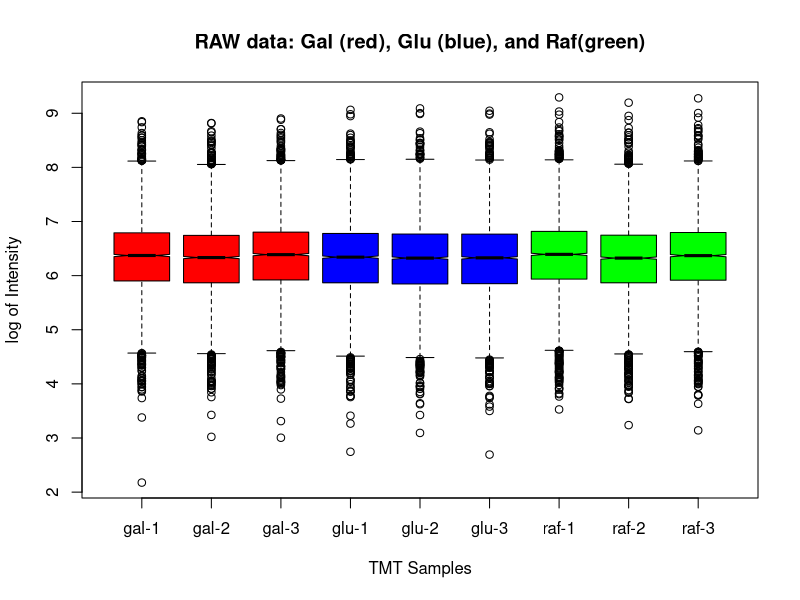
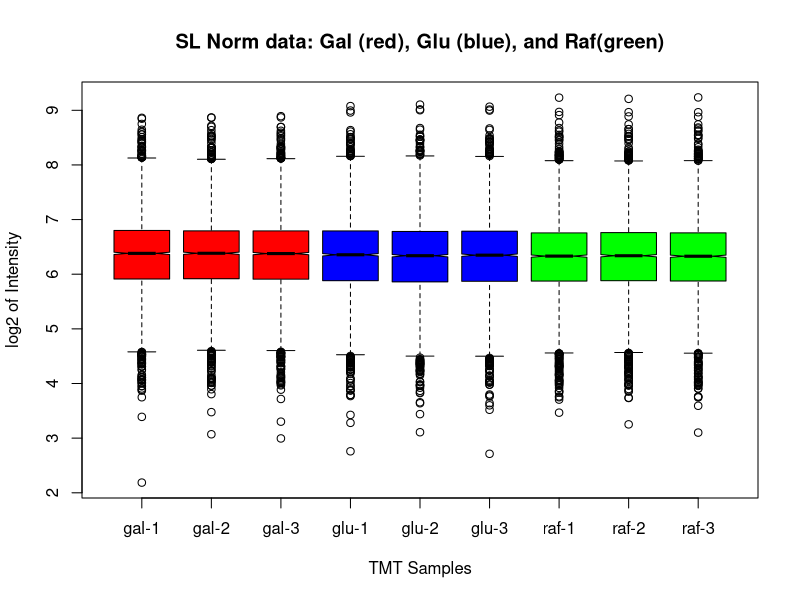
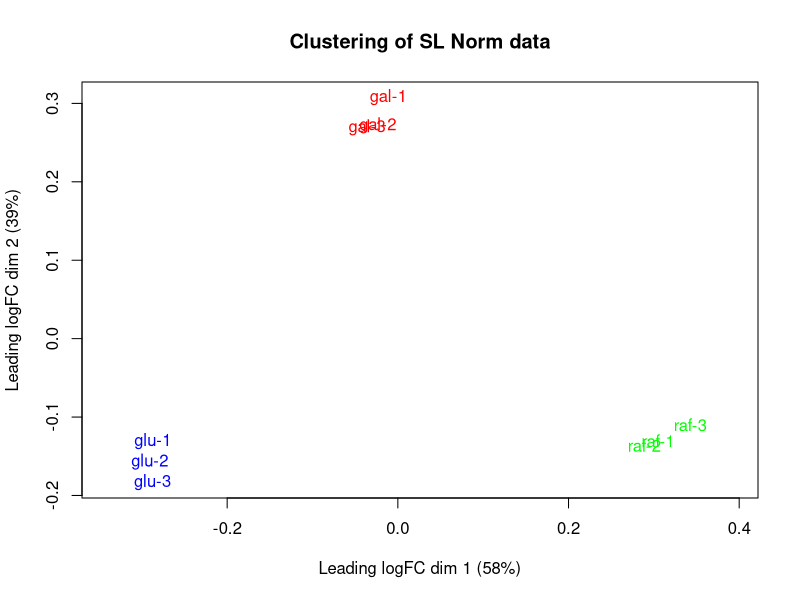
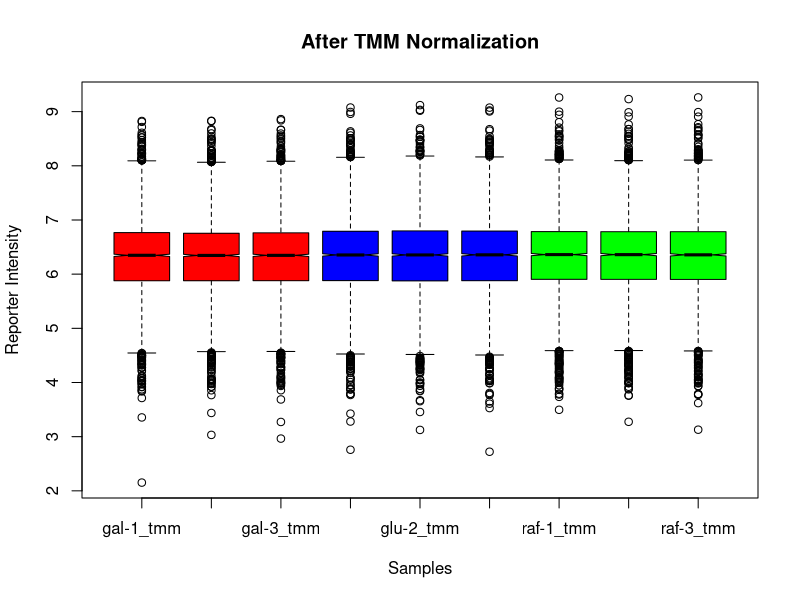
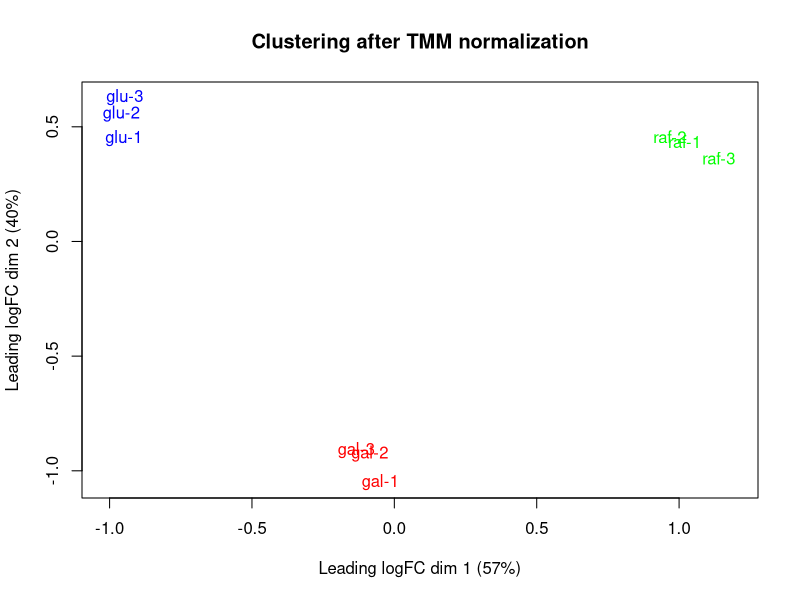
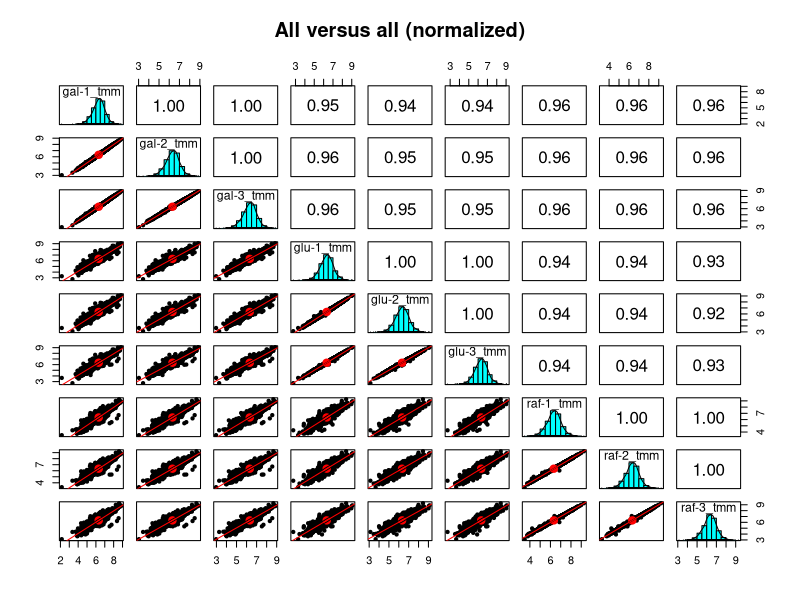
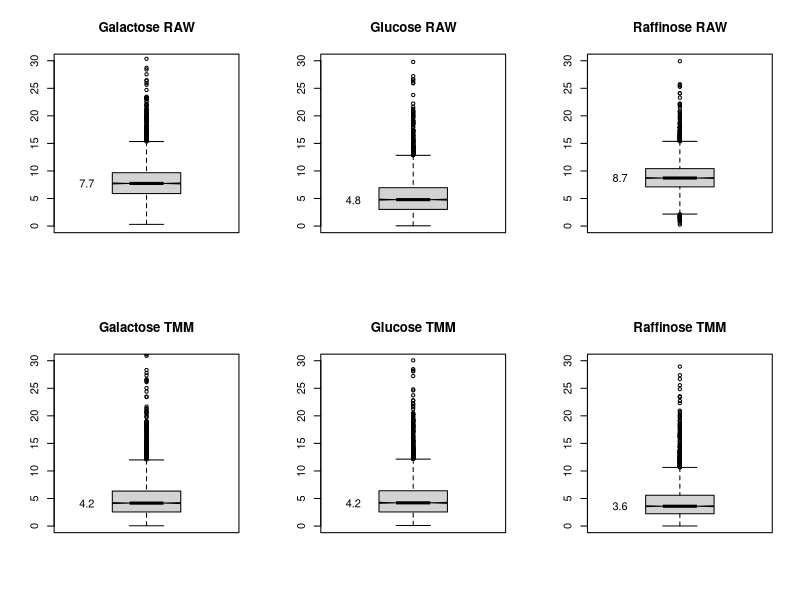
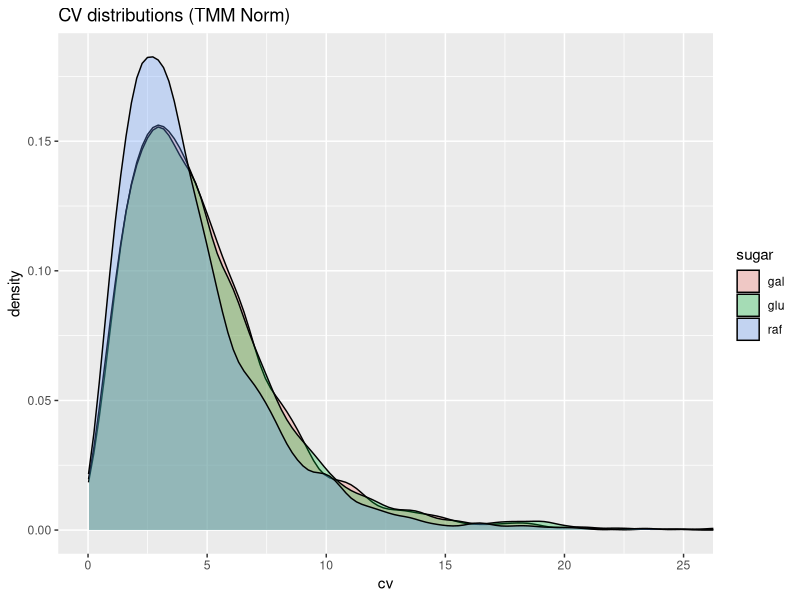

Generate these figures, in order, with R:

# load libraries first
library("psych")
library("tidyverse")
library("stringr")
library("gridExtra")
library("scales")
library("edgeR")
library("limma")

# load the data file into a data tibble 
raw_data <- read_tsv(file = "./results_files/R-input.txt")

# separate row identifiers from the data
accession <- raw_data$Accession
psm_counts <- raw_data$PSMs_Used_CarbonSources
tmt_raw <- raw_data %>% select(-c(Accession, PSMs_Used_CarbonSources))

# let's use more descriptive column names
colnames(tmt_raw) <- c("gal-1", "gal-2", "gal-3", 
                        "glu-1", "glu-2", "glu-3",
                        "raf-1", "raf-2", "raf-3")
nrow(tmt_raw)

# let's see what the starting data look like
# set a 3 by 3 color vector
color_vector <- rep(c("red", "blue", "green"), each = 3)

# boxplots of RAW log intensities
boxplot(log10(tmt_raw), col = color_vector, 
        notch = TRUE, main = "RAW data: Gal (red), Glu (blue), and Raf(green)",
        xlab = "TMT Samples", ylab = "log of Intensity")

SL_Norm <- function(df) {
    # This makes each channel sum to the average grand total
        # df - data frame of TMT intensities
        # returns a new data frame with normalized values
    norm_facs <- mean(c(colSums(df))) / colSums(df)
    cat("SL Factors:\n", sprintf("%-5s -> %f\n", colnames(df), norm_facs))
    df_sl  <- sweep(df, 2, norm_facs, FUN = "*")
}

# normalize the raw data
tmt_sl <- SL_Norm(tmt_raw)

# let's see what the SL normalized data look like
boxplot(log10(tmt_sl), col = color_vector, 
        notch = TRUE, main = "SL Norm data: Gal (red), Glu (blue), and Raf(green)",
        xlab = "TMT Samples", ylab = "log2 of Intensity")

# and check clustering
plotMDS(log10(tmt_sl), col = color_vector, main = "Clustering of SL Norm data")

# load data, study design, and row labels into edgeR object
group <- rep(c("gal", "glu", "raf"), each = 3)
y <- DGEList(counts = tmt_raw, group = group, genes = accession)

# run TMM normalization
y <- calcNormFactors(y) 
y$samples

apply_tmm_factors <- function(y) {
    # computes the tmm normalized data from the DGEList object
        # y - DGEList object
        # returns a dataframe with normalized intensities
    
    # compute grand total (library size) scalings
    lib_facs <- mean(y$samples$lib.size) / y$samples$lib.size

    # the TMM factors are library adjustment factors (so divide by them)
    norm_facs <- lib_facs / y$samples$norm.factors

    # compute the normalized data as a new data frame
    tmt_tmm <- as.data.frame(sweep(y$counts, 2, norm_facs, FUN = "*"))
    colnames(tmt_tmm) <- str_c(colnames(tmt_raw), "_tmm")
    
    # return the data frame
    tmt_tmm
}
tmt_tmm <- apply_tmm_factors(y)

# look at intensity distributions across samples after TMM
boxplot(log10(tmt_tmm), 
        col = color_vector,
        xlab = "Samples", ylab = "Reporter Intensity", 
        main = "After TMM Normalization", notch = TRUE)

# check clustering after TMM with MDS plot
plotMDS(y, col = color_vector, main = "Clustering after TMM normalization")

# compare all samples to each other
pairs.panels(log10(tmt_tmm), method = "spearman", 
             lm = TRUE, main = "All versus all (normalized)")

# save the indexes of each condition
gal <- 1:3
glu <- 4:6
raf <- 7:9

CV <- function(df) {
    # Computes CVs of data frame rows
        # df - data frame, 
        # returns vector of CVs (%)
    ave <- rowMeans(df)    # compute averages
    sd <- apply(df, 1, sd) # compute standard deviations
    cv <- 100 * sd / ave   # compute CVs in percent (last thing gets returned)
}

labeled_boxplot <- function(df, ylim, title) {
    # Makes a box plot with the median value labeled
        # df - data frame with data to compute CVs of
        # ylim - upper limit for y-axis
        # title - plot title
    cv = CV(df)
    boxplot(cv, ylim = c(0, ylim), notch = TRUE, main = title)
    text(x = 0.65, y = boxplot.stats(cv)$stats[3], 
         labels = round(boxplot.stats(cv)$stats[3], 1))
}

# make CV distributions for each condition before and after normalization
par(mfrow = c(2, 3))

labeled_boxplot(tmt_raw[gal], 30, "Galactose RAW")
labeled_boxplot(tmt_raw[glu], 30, "Glucose RAW")
labeled_boxplot(tmt_raw[raf], 30, "Raffinose RAW")
labeled_boxplot(tmt_tmm[gal], 30, "Galactose TMM")
labeled_boxplot(tmt_tmm[glu], 30, "Glucose TMM")
labeled_boxplot(tmt_tmm[raf], 30, "Raffinose TMM")

par(mfrow = c(1, 1))

# print CV cutoffs that cature 90% of the proteins
cat("Gal - 90% of CVs less than:", round(quantile(CV(tmt_tmm[gal]), probs = 0.9), 2), "%\n")
cat("Glu - 90% of CVs less than:", round(quantile(CV(tmt_tmm[glu]), probs = 0.9), 2), "%\n")
cat("Raf - 90% of CVs less than:", round(quantile(CV(tmt_tmm[raf]), probs = 0.9), 2), "%\n")

# make a tidy data frame for plotting
cv_gal <- data.frame(cv = CV(tmt_tmm[gal]), sugar = "gal", stringsAsFactors = FALSE)
cv_glu <- data.frame(cv = CV(tmt_tmm[glu]), sugar = "glu", stringsAsFactors = FALSE)
cv_raf <- data.frame(cv = CV(tmt_tmm[raf]), sugar = "raf", stringsAsFactors = FALSE)
cv_long <- rbind(cv_gal, cv_glu, cv_raf)

# density plots
ggplot(cv_long, aes(x = cv, fill = sugar)) +
  geom_density(alpha = 0.3) +
  coord_cartesian(xlim = c(0, 25)) +
  ggtitle("CV distributions (TMM Norm)")

# plot distribution of PSMs per protein
p <- ggplot(as.data.frame(psm_counts), aes(x = psm_counts)) +
  geom_density(color = "darkblue", fill = "lightblue", alpha = 0.5) +
  scale_x_continuous(trans = "log2") +
  ggtitle("PSM Count distribution") +
  xlab("PSM Count (log2 scale)")

# add label at median
p + geom_vline(aes(xintercept=median(psm_counts)), color="blue", linetype="dashed", size=1) +
  annotate(geom = "text", x = 17.9, y = 0.0508, label = str_c("Med.  ", median(psm_counts)), size = 8)

# where is the lower end of the data?
quantile(psm_counts, prob = .05)

# compute the shared variance estimates and plot variance trends
y <- estimateDisp(y)
plotBCV(y, main = "Carbon Sources")

collect_results <- function(df, tt, x, xlab, y, ylab) {
    # Computes new columns and extracts some columns to make results frame
        # df - data in data.frame
        # tt - top tags from edgeR test
        # x - columns for first condition
        # xlab - label for x
        # y - columns for second condition
        # ylab - label for y
        # returns a new dataframe
    
    # condition average vectors
    ave_x <- rowMeans(df[x])
    ave_y <- rowMeans(df[y])
    
    # FC, direction, candidates
    fc <- ifelse(ave_y > ave_x, (ave_y / ave_x), (-1 * ave_x / ave_y))
    direction <- ifelse(ave_y > ave_x, "up", "down")
    candidate = cut(tt$FDR, breaks = c(-Inf, 0.01, 0.05, 0.10, 1.0), 
                    labels = c("high", "med", "low", "no"))
    
    # make data frame
    temp <- cbind(df[c(x, y)], data.frame(logFC = tt$logFC, FC = fc, 
                                          PValue = tt$PValue, FDR = tt$FDR, 
                                          ave_x = ave_x, ave_y = ave_y, 
                                          direction = direction, candidate = candidate, 
                                          Acc = tt$genes)) 
    
    # fix column headers for averages
    names(temp)[names(temp) %in% c("ave_x", "ave_y")]  <- str_c("ave_", c(xlab, ylab))    
    
    temp # return the data frame
}

# compute the exact test models, p-values, FC, etc.
et <- exactTest(y, pair = c("gal", "glu"))

# see which proteins have the smallest p-values
topTags(et)$table

# make the results table 
tt <- topTags(et, n = Inf, sort.by = "none")$table
gal_glu <- collect_results(tmt_tmm, tt, gal, "gal", glu, "glu")

pvalue_plots <- function(results, ylim, title) {
    # Makes p-value distribution plots
        # results - results data frame
        # ylim - ymax for expanded view
        # title - plot title
    p_plot <- ggplot(results, aes(PValue)) + 
        geom_histogram(bins = 100, fill = "white", color = "black") +
        geom_hline(yintercept = mean(hist(results$PValue, breaks = 100, 
                                     plot = FALSE)$counts[26:100]))

    # we will need an expanded plot
    p1 <- p_plot + ggtitle(str_c(title, " p-value distribution"))
    p2 <- p_plot + coord_cartesian(xlim = c(0, 1.0), ylim = c(0, 50)) + ggtitle("p-values expanded")
    grid.arrange(p1, p2, nrow = 2) # from gridExtra package
}

# check the p-value distribution
pvalue_plots(gal_glu, 50, "Gal vs Glu")

# see how many up and down candidates (10% FDR)
summary(decideTests(et, p.value = 0.10))

# use function from limma for MD plot
plotMD(et, main = "Gal vs Glu TMM Normalized", p.value = 0.10)
abline(h = c(-1, 1), col = "black")

# see how many candidates are in each category
gal_glu %>% count(candidate)

log2FC_plots <- function(results, range, title) {
    # Makes faceted log2FC plots by candidate
        # results - results data frame
        # range - plus/minus log2 x-axis limits
        # title - plot title
    ggplot(results, aes(x = logFC, fill = candidate)) +
        geom_histogram(binwidth=0.1, color = "black") +
        facet_wrap(~candidate) +
        ggtitle(title) + 
        coord_cartesian(xlim = c(-range, range))
}

# can also look at log2FC distributions
log2FC_plots(gal_glu, 3, "LogFC by candidate for Gal vs Glu")

transform <- function(results, x, y) {
    # Make data frame with some transformed columns
        # results - results data frame
        # x - columns for x condition
        # y - columns for y condition
        # return new data frame
    df <- data.frame(log10((results[x] + results[y])/2), 
                     log2(results[y] / results[x]), 
                     results$candidate,
                     -log10(results$FDR))
    colnames(df) <- c("A", "M", "candidate", "P")
    
    df # return the data frame
}

MA_plots <- function(results, x, y, title) {
    # makes MA-plot DE candidate ggplots
        # results - data frame with edgeR results and some condition average columns
        # x - string for x-axis column
        # y - string for y-axis column
        # title - title string to use in plots
        # returns a list of plots 
    
    # uses transformed data
    temp <- transform(results, x, y)
    
    # 2-fold change lines
    ma_lines <- list(geom_hline(yintercept = 0.0, color = "black"),
                     geom_hline(yintercept = 1.0, color = "black", linetype = "dotted"),
                     geom_hline(yintercept = -1.0, color = "black", linetype = "dotted"))

    # make main MA plot
    ma <- ggplot(temp, aes(x = A, y = M)) +
        geom_point(aes(color = candidate, shape = candidate)) +
        scale_y_continuous(paste0("logFC (", y, "/", x, ")")) +
        scale_x_continuous("Ave_intensity") +
        ggtitle(title) + 
        ma_lines
    
    # make separate MA plots
    ma_facet <- ggplot(temp, aes(x = A, y = M)) +
        geom_point(aes(color = candidate, shape = candidate)) +
        scale_y_continuous(paste0("log2 FC (", y, "/", x, ")")) +
        scale_x_continuous("log10 Ave_intensity") +
        ma_lines +
        facet_wrap(~ candidate) +
        ggtitle(str_c(title, " (separated)"))

    # make the plots visible
    print(ma)
    print(ma_facet)
}    

scatter_plots <- function(results, x, y, title) {
    # makes scatter-plot DE candidate ggplots
        # results - data frame with edgeR results and some condition average columns
        # x - string for x-axis column
        # y - string for y-axis column
        # title - title string to use in plots
        # returns a list of plots
    
    # 2-fold change lines
    scatter_lines <- list(geom_abline(intercept = 0.0, slope = 1.0, color = "black"),
                          geom_abline(intercept = 0.301, slope = 1.0, color = "black", linetype = "dotted"),
                          geom_abline(intercept = -0.301, slope = 1.0, color = "black", linetype = "dotted"),
                          scale_y_log10(),
                          scale_x_log10())

    # make main scatter plot
    scatter <- ggplot(results, aes_string(x, y)) +
        geom_point(aes(color = candidate, shape = candidate)) +
        ggtitle(title) + 
        scatter_lines

    # make separate scatter plots
    scatter_facet <- ggplot(results, aes_string(x, y)) +
        geom_point(aes(color = candidate, shape = candidate)) +
        scatter_lines +
        facet_wrap(~ candidate) +
        ggtitle(str_c(title, " (separated)")) 

    # make the plots visible
    print(scatter)
    print(scatter_facet)
}

volcano_plot <- function(results, x, y, title) {
    # makes a volcano plot
        # results - a data frame with edgeR results
        # x - string for the x-axis column
        # y - string for y-axis column
        # title - plot title string
    
    # uses transformed data
    temp <- transform(results, x, y)
    
    # build the plot
    ggplot(temp, aes(x = M, y = P)) +
        geom_point(aes(color = candidate, shape = candidate)) +
        xlab("log2 FC") +
        ylab("-log10 FDR") +
        ggtitle(str_c(title, " Volcano Plot"))
}

# do the gal vs glu MA visualizations
MA_plots(gal_glu, "ave_gal", "ave_glu", "Galactose vs Glucose")

# same comparison with scatter plots
scatter_plots(gal_glu, "ave_gal", "ave_glu", "Galactose vs Glucose")

# the ubiquitous volcano plot
volcano_plot(gal_glu, "ave_gal", "ave_glu", "Galactose vs Glucose")

# compare the conditions to each other
pairs.panels(log10(tmt_tmm[c(gal, glu)]), method = "spearman", 
             lm = TRUE, main = "Galactose versus Glucose")

# compute the exact test models, p-values, FC, etc.
et <- exactTest(y, pair = c("gal", "raf"))

# see which proteins have the smallest p-values
topTags(et)$table

# get the results table 
tt <- topTags(et, n = Inf, sort.by = "none")$table
gal_raf <- collect_results(tmt_tmm, tt, gal, "gal", raf, "raf")

# check the p-value distribution
pvalue_plots(gal_raf, 50, "Gal vs Raf")

# see how many up and down candidates (10% FDR)
summary(decideTests(et, p.value = 0.10))

# use function from limma for MD plot
plotMD(et, main = "Gal vs Raf TMM Normalized", p.value = 0.10)
abline(h = c(-1, 1), col = "black")

# see how many candidates are in each category
gal_raf %>% count(candidate)

# can also look at log2FC distributions
log2FC_plots(gal_raf, 3, "LogFC by candidate for Gal vs Raf")

# make the MA plots
MA_plots(gal_raf, "ave_gal", "ave_raf", "Galactose vs Raffinose")

# scatter plots
scatter_plots(gal_raf, "ave_gal", "ave_raf", "Galactose vs Raffinose")

volcano_plot(gal_raf, "ave_gal", "ave_raf", "Galactose vs Raffinose")

# compare the conditions to each other
pairs.panels(log10(tmt_tmm[c(gal, raf)]), method = "spearman", 
             lm = TRUE, main = "Galactose versus Raffinose")

# compute the exact test models, p-values, FC, etc.
et <- exactTest(y, pair = c("glu", "raf"))

# see which proteins have the smallest p-values
topTags(et)$table

# get the results table 
tt <- topTags(et, n = Inf, sort.by = "none")$table
glu_raf <- collect_results(tmt_tmm, tt, glu, "glu", raf, "raf")

# check the p-value distribution
pvalue_plots(glu_raf, 50, "Glu vs Raf")

# see how many up and down candidates (10% FDR)
summary(decideTests(et, p.value = 0.10))

# use function from limma for MD plot
plotMD(et, main = "Glu vs Raf TMM Normalized", p.value = 0.10)
abline(h = c(-1, 1), col = "black")

# see how many candidates are in each category
glu_raf %>% count(candidate)

# can also look at log2FC distributions
log2FC_plots(glu_raf, 3, "LogFC by candidate for Glu vs Raf")

# MA plots for glu vs raf
MA_plots(glu_raf, "ave_glu", "ave_raf", "Glucose vs Raffinose")

# scatter plots
scatter_plots(glu_raf, "ave_glu", "ave_raf", "Glucose vs Raffinose")

volcano_plot(glu_raf, "ave_glu", "ave_raf", "Glucose vs Raffinose")

# compare the conditions to each other
pairs.panels(log10(tmt_tmm[c(glu, raf)]), method = "spearman", 
             lm = TRUE, main = "Glucose versus Raffinose")

# save the results file to add back to the main spreadsheet
results <- cbind(gal_glu, gal_raf, glu_raf)
write.table(results, "./results_files/CarbonSources_results.txt", sep = "\t", row.names = FALSE, na = " ")

# log the session information
sessionInfo()
